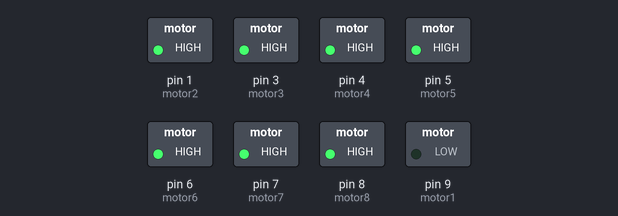
A sketch run on a simulated Arduino Uno, built with avr-gcc and run on an emulated ATmega328P. Shown: switched loads named in the sketch (green lamp = pin HIGH).

Above: at 0.5 s.
At 2.5 s:
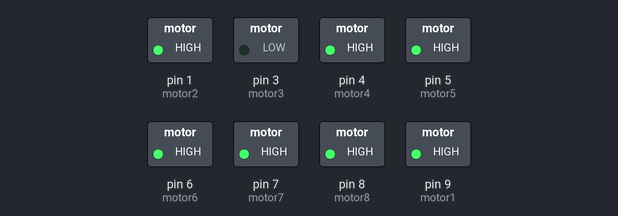
At 3.5 s:
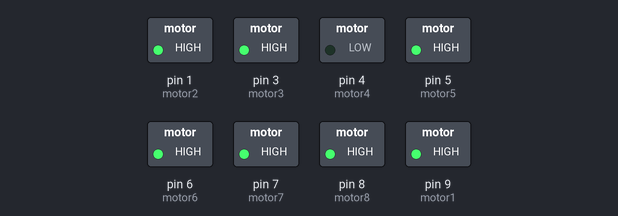
At 4.5 s:
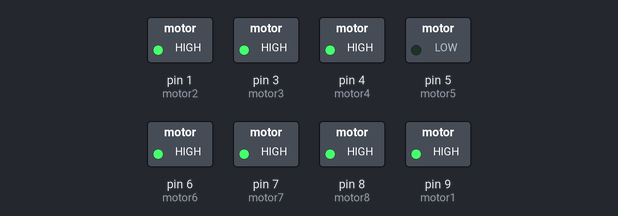
At 6.5 s:
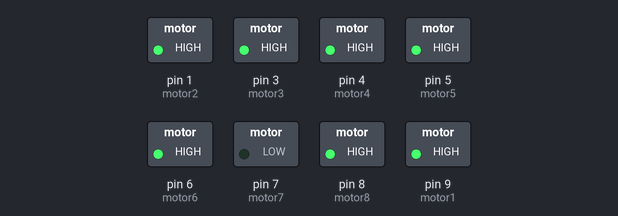
At 9.5 s:
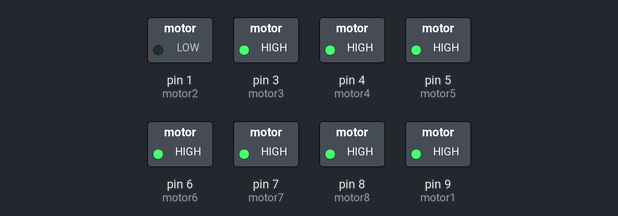
Timing chart, 0 to 10.4 s (numbered marks = the images above):
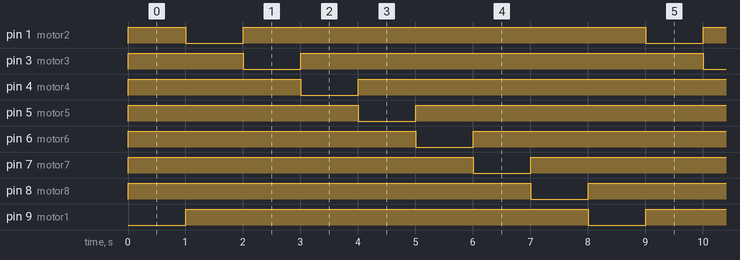

Measured:
- by itself, pin 1 (motor2), pin 3 (motor3), pin 4 (motor4), pin 5 (motor5), pin 6 (motor6), pin 7 (motor7): repeats every 8.0 s: LOW 1.0 s, HIGH 7.0 s
- by itself, pin 8 (motor8), pin 9 (motor1): alternates HIGH for 7.0 s and LOW for 1.0 s
- by itself, everything shown: repeats every 8.0 s, in 8 steps

The sketch:

oscilate_thru_motors_northpaw.ino
```cpp
/*
    Vibration Motor with Arduino
    For more details, visit: https://techzeero.com/arduino-tutorials/vibration-motor-with-arduino/
*/

int motor1 = 9;
int motor2 = 1;
int motor3 = 3;
int motor4 = 4; //motor transistor is connected to pin 3
int motor5 = 5;
int motor6 = 6;
int motor7 = 7;
int motor8 = 8;
//int motorPin2 = 3;

int motor = 1;

void setup() {
  pinMode(motor1, OUTPUT);
  pinMode(motor2, OUTPUT);
  pinMode(motor3, OUTPUT);
  pinMode(motor4, OUTPUT);
  pinMode(motor5, OUTPUT);
  pinMode(motor6, OUTPUT);
  pinMode(motor7, OUTPUT);
  pinMode(motor8, OUTPUT);
}

void loop() {

  digitalWrite(motor1, HIGH);
  digitalWrite(motor2, HIGH);
  digitalWrite(motor3, HIGH);
  digitalWrite(motor4, HIGH);
  digitalWrite(motor5, HIGH);
  digitalWrite(motor6, HIGH);
  digitalWrite(motor7, HIGH);
  digitalWrite(motor8, HIGH);

  if (motor == 1) {
    digitalWrite(motor1, LOW);  //vibrate
    motor = 2;
  }
  else if (motor == 2 ){
    digitalWrite(motor2, LOW);  //vibrate
    motor = 3;
  }
  else if (motor == 3 ){
    digitalWrite(motor3, LOW);  //vibrate
    motor = 4;
  }
  else if (motor == 4 ){
    digitalWrite(motor4, LOW);  //vibrate
    motor = 5;
  }
  else if (motor == 5 ){
    digitalWrite(motor5, LOW);  //vibrate
    motor = 6;
  }
  else if (motor == 6 ){
    digitalWrite(motor6, LOW);  //vibrate
    motor = 7;
  }
  else if (motor == 7 ){
    digitalWrite(motor7, LOW);  //vibrate
    motor = 8;
  }
  else if (motor == 8 ){
    digitalWrite(motor8, LOW);  //vibrate
    motor = 1;
  }

                                // digitalWrite(motorPin2, LOW); //stop vibrating
  delay(1000);                  //wait 50 seconds.
}
```
